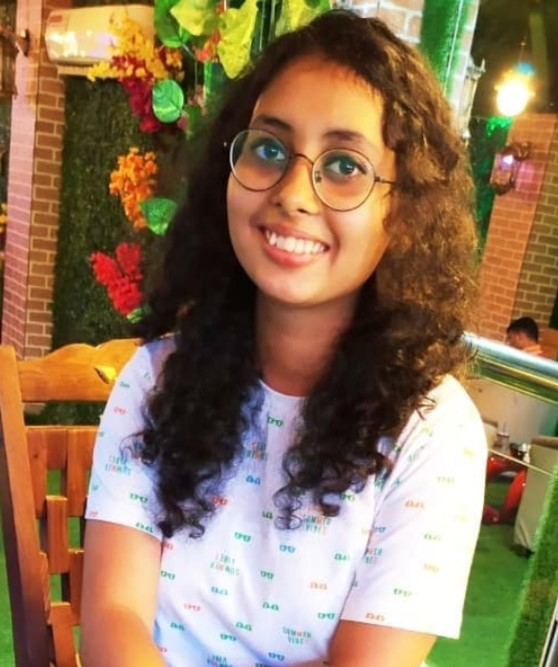
#> input picture PIC.jpg, 558 x 667 px
$ python img-prp.py
#> lines starting #> are read from the running program, lines starting #| are printed output that depends on the picture
#> (reads pic.csv from the repository)
import pandas as pd
from sklearn.model_selection import train_test_split
from sklearn.linear_model import LogisticRegression
from sklearn import metrics
import seaborn as sn
import matplotlib.pyplot as plt
from scipy.ndimage import variance
from skimage import io
from skimage.color import rgb2gray
from skimage.filters import laplace
from skimage.transform import resize
from sklearn import preprocessing, svm
import numpy as np
import matplotlib.pyplot as plt
import cv2


def ckb(img):
    img = rgb2gray(img)
    edge_laplace = laplace(img, ksize=3)
    y_pred=logistic_regression.predict([[variance(edge_laplace), np.amax(edge_laplace)]])
    print(str(y_pred[0]))

def ed(lc):
    source = cv2.imread(lc)

    scaleX = 0.6
    scaleY = 0.6
    scaleDown = cv2.resize(source, None, fx= scaleX, fy= scaleY, interpolation= cv2.INTER_LINEAR)
    scaleUp = cv2.resize(source, None, fx= scaleX*3, fy= scaleY*3, interpolation= cv2.INTER_LINEAR)
    crop = source[50:150,20:200]

    cv2.imshow("Original", source)
    cv2.imshow("Scaled Down", scaleDown)
    cv2.imshow("Scaled Up", scaleUp)
    cv2.imshow("Cropped Image",crop)

    im_rotate = cv2.rotate(source, cv2.cv2.ROTATE_90_CLOCKWISE)
    cv2.imshow("Rotated image",im_rotate)
    cv2.waitKey(0)
    cv2.destroyAllWindows()

def prp(image):
    h, w = image.shape[:2]
    print("Height = {},  Width = {}".format(h, w))
    (B, G, R) = image[100, 100]
    print("R = {}, G = {}, B = {}".format(R, G, B))


def main():
    lc=input("enter photo location ")
#> the answer given: PIC.jpg
    img = cv2.imread(lc)
#> img is the input picture: shape (667, 558, 3); mean B, G, R 88.2, 117.5, 144.2
    cv2.imshow("photo",img)
    cv2.waitKey(0)
    cv2.destroyAllWindows()
    op = {1: "check for blur", 2: 'properties', 3: 'editing'}
    op1=int(input(str(op)+" "))
#> the answer given: 1
    if op1==1:
        ckb(img)
#> in ckb, `img = rgb2gray(img)`:
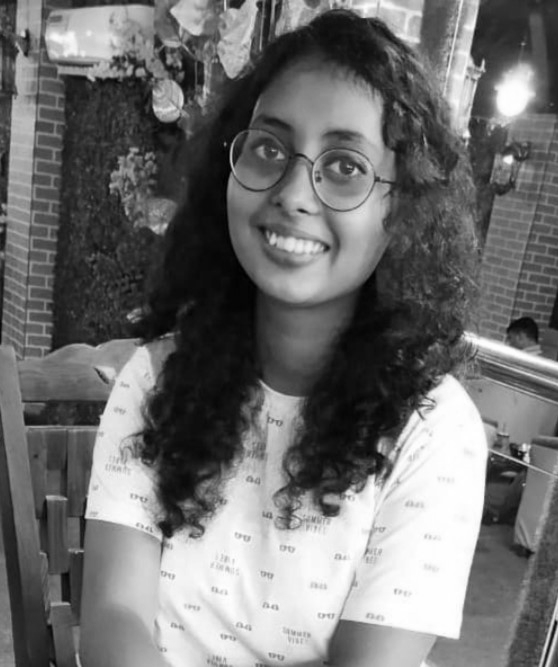
#> img: shape (667, 558) float64; min 0.00198, max 1, mean 0.444
#> in ckb, `edge_laplace = laplace(img, ksize=3)`:
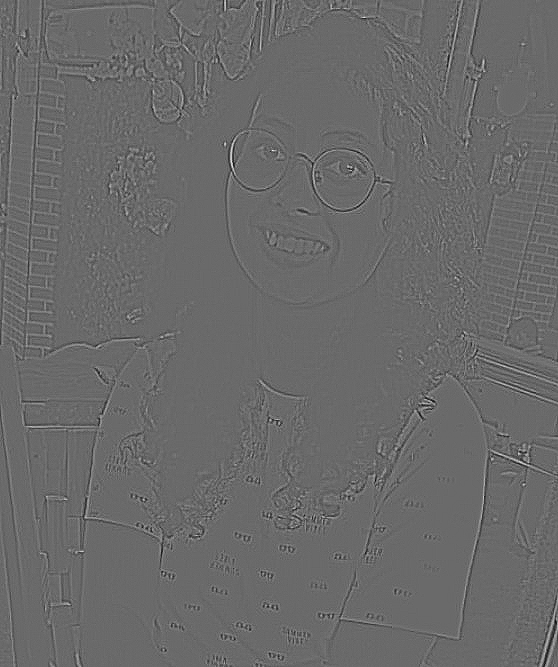
#> edge_laplace: shape (667, 558) float64; min -0.488, max 0.683, mean 4.06e-20; drawn with min black and max white
#| sharp
    if op1==2:
        prp(img)
    if op1==3:
        ed(lc)


if __name__=="__main__":
    df=pd.read_csv("pic.csv")
    X=df[['variance','maximum']]
    Y=df['det']
    X_train,X_test,Y_train,Y_test = train_test_split(X,Y,test_size=0.1,random_state=0)
    logistic_regression= LogisticRegression()
    logistic_regression.fit(X,Y)
    Y_pred=logistic_regression.predict(X_test)
    print('Accuracy: ',metrics.accuracy_score(Y_test, Y_pred))
    main()
